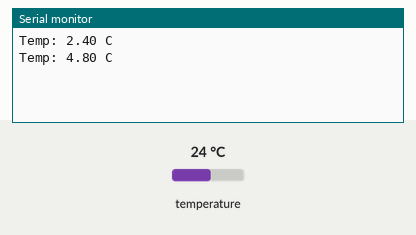
Simulated run of this sketch. Board: Arduino Uno, built with avr-gcc and run on an emulated ATmega328P. Shown: the last lines printed to the serial monitor. The test bench sets the inputs (shaded band); at power-on: temperature 24 °C.

Above: at 6.3 s.
6.4 s: temperature set to 12 °C
At 11.3 s:
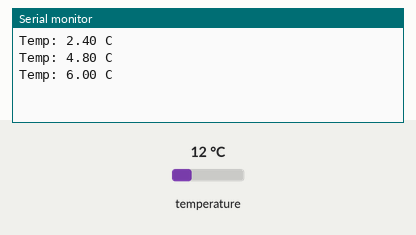
12.3 s: temperature set to 19 °C
At 16.0 s:
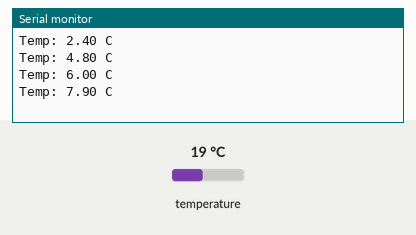
Timing chart, 0 to 17.5 s (numbered marks = the images above; inputs shaded):
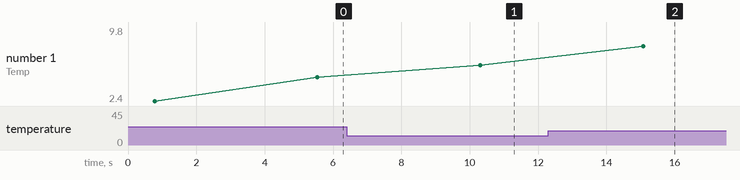

Measured:
- after the input at 6.4 s, the serial monitor: prints a new line after 3.9 s (image 1)
- after the input at 12.3 s, the serial monitor: prints a new line after 2.8 s (image 2)
- plotted number 1: 4.8 → 6 after the input at 6.4 s, 6 → 9.8 after the input at 12.3 s

The sketch:

codigo_novo_Temp_Serial.ino
```cpp
#include <OneWire.h>
#include <DallasTemperature.h>

#define ONE_WIRE_BUS 9

OneWire oneWire(ONE_WIRE_BUS);
DallasTemperature sensors(&oneWire);

const int numReadings = 10;
float readings[numReadings];
int readIndex = 0;
float total = 0;
float average = 0;

void setup() {
  Serial.begin(9600);  // Inicializa a comunicação serial
  sensors.begin();  // Inicializa o sensor de temperatura

  for (int i = 0; i < numReadings; i++) {
    readings[i] = 0;
  }
}

void loop() {
  total -= readings[readIndex];  // Subtrai a última leitura
  sensors.requestTemperatures();  // Solicita uma nova leitura de temperatura
  readings[readIndex] = sensors.getTempCByIndex(0);  // Armazena a nova leitura
  total += readings[readIndex];  // Adiciona a nova leitura ao total

  readIndex = (readIndex + 1) % numReadings;  // Avança para a próxima posição no array

  average = total / numReadings;  // Calcula a média das leituras

  Serial.print("Temp: ");
  Serial.print(average, 2);
  Serial.println(" C");

  delay(4000);  // Aguarda 4 segundos antes da próxima leitura
}
```
